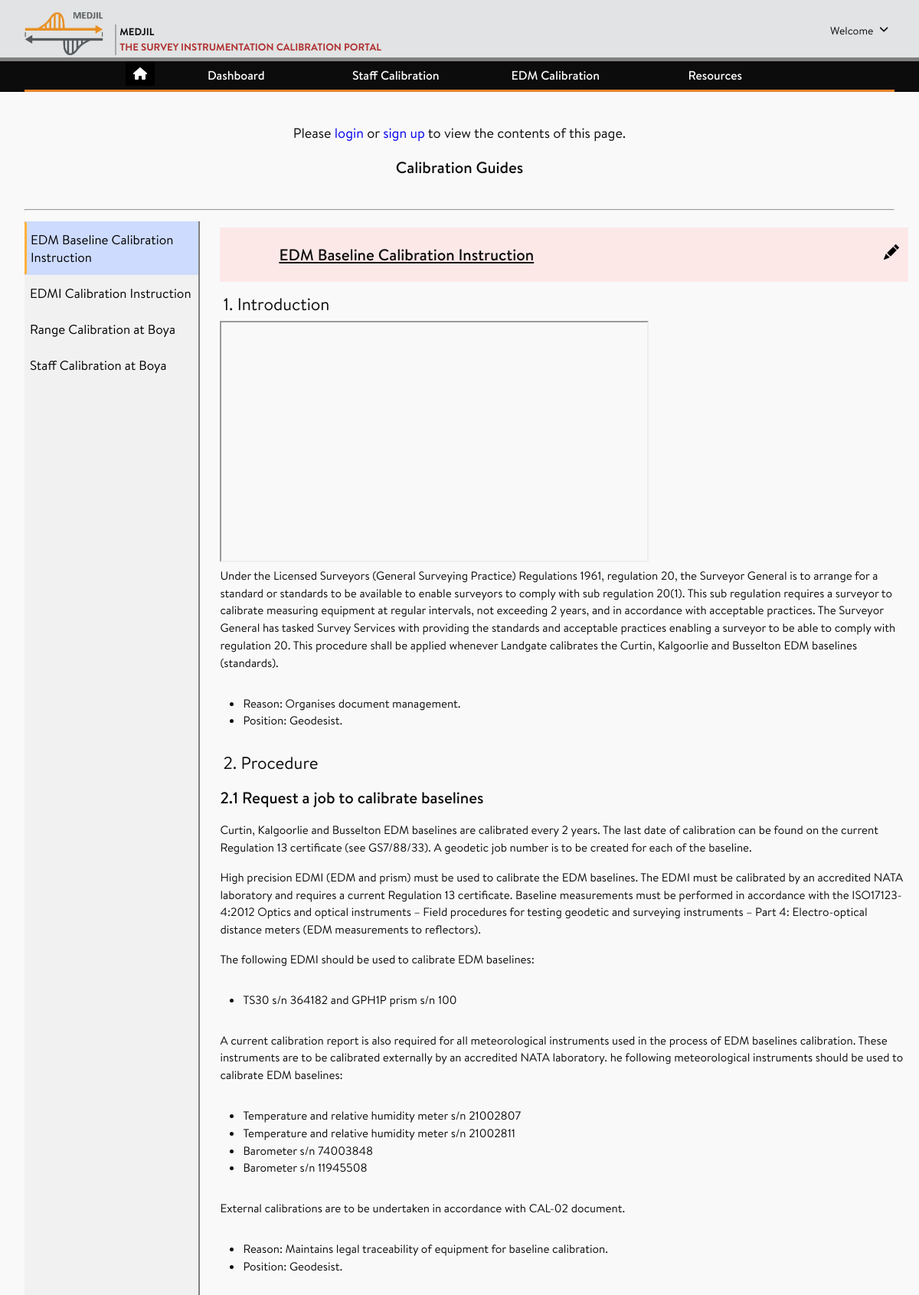
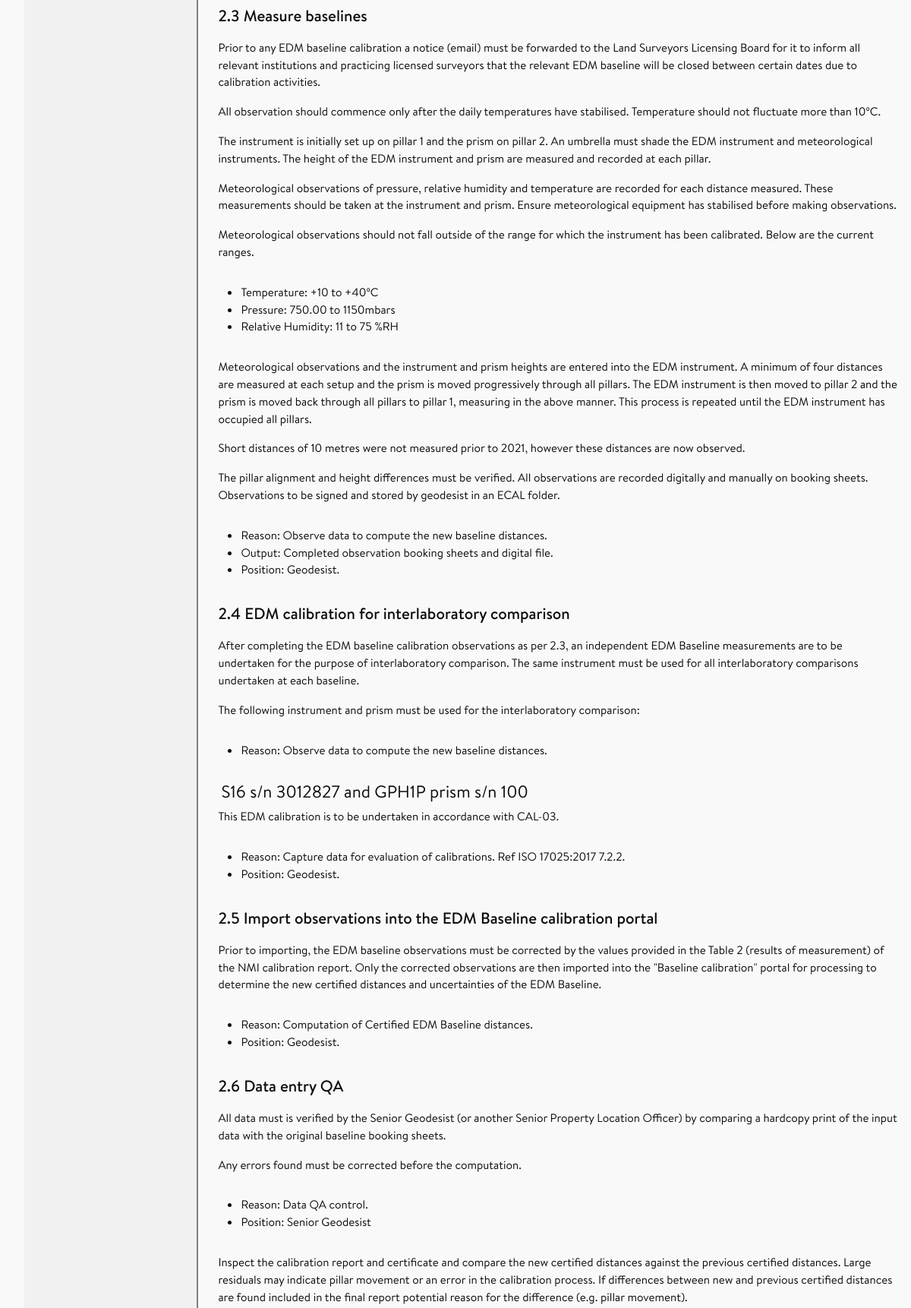
Screenshot of /calibrationguide/ (upper part) with the database file from the repository (2 pictures, top to bottom).
### calibrationguide/models.py (models this page shows, shortened)
class CalibrationInstruction(models.Model):
    calibration_type = models.CharField(max_length=24,
                                choices=CHOICES,
                                null=True,
                                verbose_name = 'Calibration Type')
    site_id = models.ForeignKey(CalibrationSite,
                                on_delete=models.CASCADE,
                                null = True,
                                verbose_name = 'Calibration Site')
    title = models.CharField(max_length=200, unique=True)
    thumbnail = models.ImageField(upload_to = get_upload_to_thumbnail,
                                    blank=True,
                                    verbose_name='Thumbnail')
    content = models.TextField()
    author = models.ForeignKey(CustomUser,
                                on_delete=models.SET_NULL,
                                null=True)
    pub_date = models.DateTimeField(auto_now_add=True,
                                    null=True,
                                    verbose_name = 'Published on')
    mod_date = models.DateTimeField(auto_now=True,
                                    null=True,
                                    verbose_name = 'Last Modified')

### calibrationguide/views.py (the view)
# urls.py: path('', views.guide_view, name='guide_view'),
def guide_view(request):
    inst_objs = CalibrationInstruction.objects.all()
    img_objs = InstructionImage.objects.all()
    context = {
        'inst_objs' : inst_objs,
        'img_objs' : img_objs,
    }
    return render(request, 'calibrationguide/calibrationguide_guide.html', context)

### calibrationguide/templates/calibrationguide/calibrationguide_guide.html (shortened to what this page needs)
{% extends 'base_generic.html' %}
{% load static %}
{% block content %}
<article class="post mb-4">
    <div class="mt-10">
        {% if not user.is_authenticated %}
            <p class="text-center">
				<span class="text-lg">
					Please
					<a href="{% url 'accounts:login' %}" class="hover:a a-link">
						login
					</a> or
					<a href="{% url 'accounts:signup' %}" class="hover:a a-link">
						sign up
					</a> to view the contents of this page.
				</span>
			</p>
        {% endif %}
        <h2 class="text-center">Calibration Guides</h2>
    </div>
		<br>
    <hr>
	{% if not inst_objs %}
		<div class="mt-4 mb-4">
			<p>
				<span class="text-lg">
					Nothing to display. Please contact <a href="mailto:geodesy@landgate.wa.gov.au?subject=Instrument calibration guide not listed">Landgate</a> for details.
				</span>
			</p>
		</div>
	{% else %}
		<div class="flex-with-sidebar">
			<div class="left-sidebar">
				{% for obj in inst_objs %}
					{% if forloop.first %}
						<button class="tablinks" onclick="openTab(event, '{{obj.id}}')" id="defaultOpen">{{ obj.title }}</button>
					{% else %}
					<button class="tablinks" onclick="openTab(event, '{{obj.id}}')">{{ obj.title }}</button>
					{% endif %}
				{% endfor %}
			</div>
			<div class="post-content pxl-2">
				{% for obj in inst_objs %}
				<div id="{{ obj.id }}" class="tab-content">
					<div class="mt-2 mb-3">
						<div class="flex justify-between items-center px-3 py-1 bg-red-100">
							<div class="flex items-center">
								<h2 class="pxl-5 text-center"> <u>{{ obj.title }}</u> </h2>
							</div>
							<div>
								<a href="{% url 'calibrationguide:guide_update' obj.id %}">
								</a>
							</div>
						</div>
						<p>{{ obj.content|safe }} </p>
					</div>
				</div>
				{% endfor %}
			</div>
		</div>
	{% endif %}
</article>
 {% endblock content %}

### assets/main.css (style rules this page uses)
body, h1, h2, h3, h4, h5, h6, p, q, blockquote, pre, hr, dl, dd, ol, ul, figure { margin: 0; padding: 0; }
*, *:before, *:after { box-sizing: border-box; }
body { font: 400 0.95rem/1.5 "Fira Sans", "Brandon Text", sans-serif; color: #0c0c0d; background-color: #f9f9fa; -webkit-text-size-adjust: 100%; -webkit-font-feature-settings: "kern" 1; -moz-font-feature-settings: "kern" 1; -o-font-feature-settings: "kern" 1; font-feature-settings: "kern" 1; font-kerning: normal; }
h1, h2, h3, h4, h5, h6, p, q, blockquote, pre, dl, figure, .highlight { margin-bottom: 0.25rem; }
a { text-decoration: none; cursor: pointer; }
input, textarea, select, button { font-family: inherit; }
.flex-with-sidebar { margin-top: 0.875rem; display: flex; justify-content: flex-start; width:100%; }
.left-sidebar { border-right: 2px solid gray; }
.tab-content { width: 100%; }
@media screen and (min-width:768px) { .flex-with-sidebar .left-sidebar { display: block; min-width: 200px; max-width: 275px; background-color: #f1f1f1; border-right: 2px solid #808080; } }
@media screen and (min-width:768px) { .flex-with-sidebar .left-sidebar button { display: block; background-color: inherit; color: black; padding: 10px 5px; width: 100%; border:none; outline: none; text-align: left; cursor: pointer; transition: 0.3s; font-size: 17px; border: 2px solid transparent; } }
@media screen and (min-width:768px) { .left-sidebar button:hover, .left-sidebar button.active { background-color: #cddbfe; border-top-color: transparent; border-right-color: transparent; border-left-color: #FFB03D; border-left-width: 3px; border-bottom-color: transparent; text-decoration: none; } }
@media screen and (min-width:768px) { .flex-with-sidebar .post-content { width: 100%; } }
@media screen and (min-width:768px) { .tab-content { margin-left: 1.125rem; } }
.post h1 { font-size: 1.4rem; font-weight: 400; line-height: 1.2; margin: 0.5rem 0.25rem; }
.post h2 { font-size: 1.3rem; font-weight: 500; margin: 1rem 0 1rem; }
.post p { font-size: 0.95rem; line-height: 1.5; margin: 0 0 1rem; }
.bg-red-100 { --bg-opacity: 1; background-color: #fde8e8; background-color: rgba(253, 232, 232, var(--bg-opacity)); }
.mt-2 { margin-top: 0.5rem; }
.mb-3 { margin-bottom: 0.75rem; }
.mb-4 { margin-bottom: 1rem; }
.mt-10 { margin-top: 2.5rem; }
.flex { display: flex; }
.text-lg { font-size: 1.125rem; }
.pxl-2 { padding-left: 0.5rem; }
.pxl-5 { padding-left: 1.25rem; }
.py-1 { padding-top: 0.25rem; padding-bottom: 0.25rem; }
.px-3 { padding-left: 0.75rem; padding-right: 0.75rem; }
.items-center { align-items: center; }
.justify-between { justify-content: space-between; }
.text-center { text-align: center; }

### rows the page displays
CalibrationInstruction: title "EDM Baseline Calibration Instruction", content "1. Introduction Under the Licensed Surveyors (General Surveying Practice) Regulations 1961, regulation 20, the Surveyor General is to arrange for a standard or standards to be available to enable surveyors to comply with sub regulation 20(1). This sub regulation requires a surveyor to calibrate measuring equipment at regular intervals, not exceeding 2 years, and in accordance with acceptable practices. The Surveyor General has tasked Survey Services with providing the standards and acceptable practices enabling a surveyor to be able to comply with regulation 20. This procedure shall be applied whenever Landgate calibrates the Curtin, Kalgoorlie and Busselton EDM baselines (standards).…"
CalibrationInstruction: title "EDMI Calibration Instruction"
CalibrationInstruction: title "Range Calibration at Boya"
CalibrationInstruction: title "Staff Calibration at Boya"
